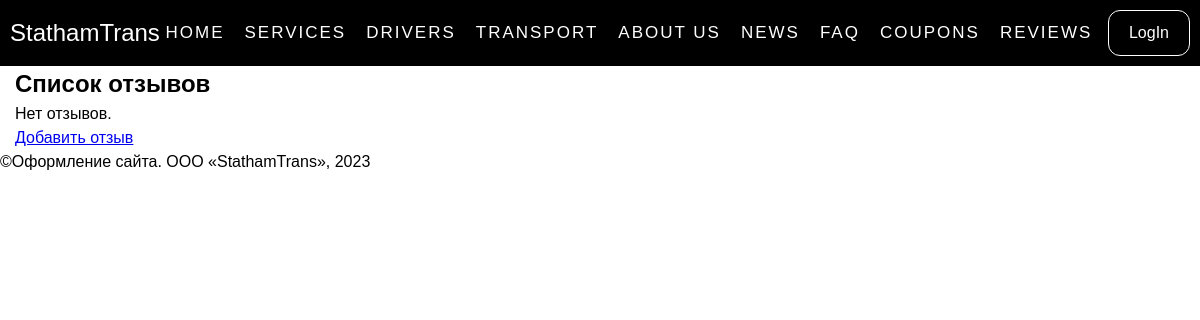
The app's page /home/reviews/, older data.
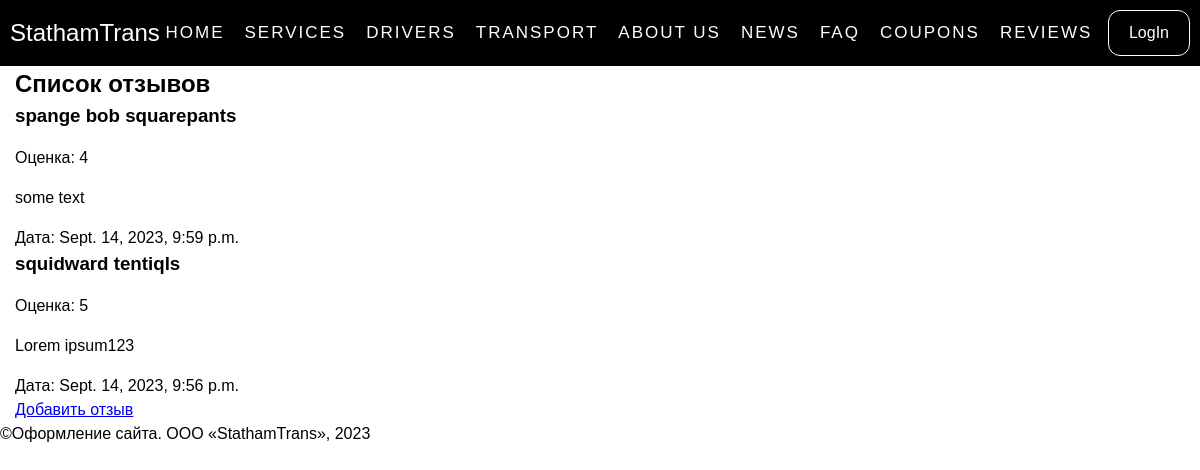
The same page, newer data.
### order/models.py (models this page shows)
class Review(models.Model):
    client = models.ForeignKey('Client', on_delete=models.CASCADE)
    rating = models.IntegerField()
    text = models.TextField()
    date = models.DateTimeField(auto_now_add=True)

class Client(models.Model):
    first_name = models.CharField(max_length=255, blank=False)
    last_name = models.CharField(max_length=255, blank=False)
    email = models.EmailField(max_length=255, blank=False, default="")
    def __str__(self):
        return f'{self.first_name} {self.last_name}'

### order/views.py (the view)
# urls.py: path('reviews/', views.review_list, name='review_list'),
def review_list(request):
    reviews = Review.objects.order_by('-date')
    return render(request, 'reviews/reviews.html', {'reviews': reviews})

### order/templates/reviews/reviews.html
{% extends "base_generic.html" %}
{% block content %}
    <section class="reviews__section">
        <div class="container">
            <h1>Список отзывов</h1>
            {% for review in reviews %}
                <article class="review">
                    <h3>{{ review.client }}</h3>
                    <p>Оценка: {{ review.rating }}</p>
                    <p>{{ review.text }}</p>
                    <p>Дата: {{ review.date }}</p>
                </article>
                {% empty %}
                <p>Нет отзывов.</p>
            {% endfor %}
            <a href="{% url 'add_review' %}">Добавить отзыв</a>
        </div>
    </section>
{% endblock %}

Row changes from the older to the newer data that the page shows:
added Review: client "spange bob squarepants", rating "4", text "some text", date "Sept. 14, 2023, 9:59 p.m."
added Review: client "squidward tentiqls", rating "5", text "Lorem ipsum123", date "Sept. 14, 2023, 9:56 p.m."
Text that changed along with them:
text no longer shown: "Нет отзывов."
